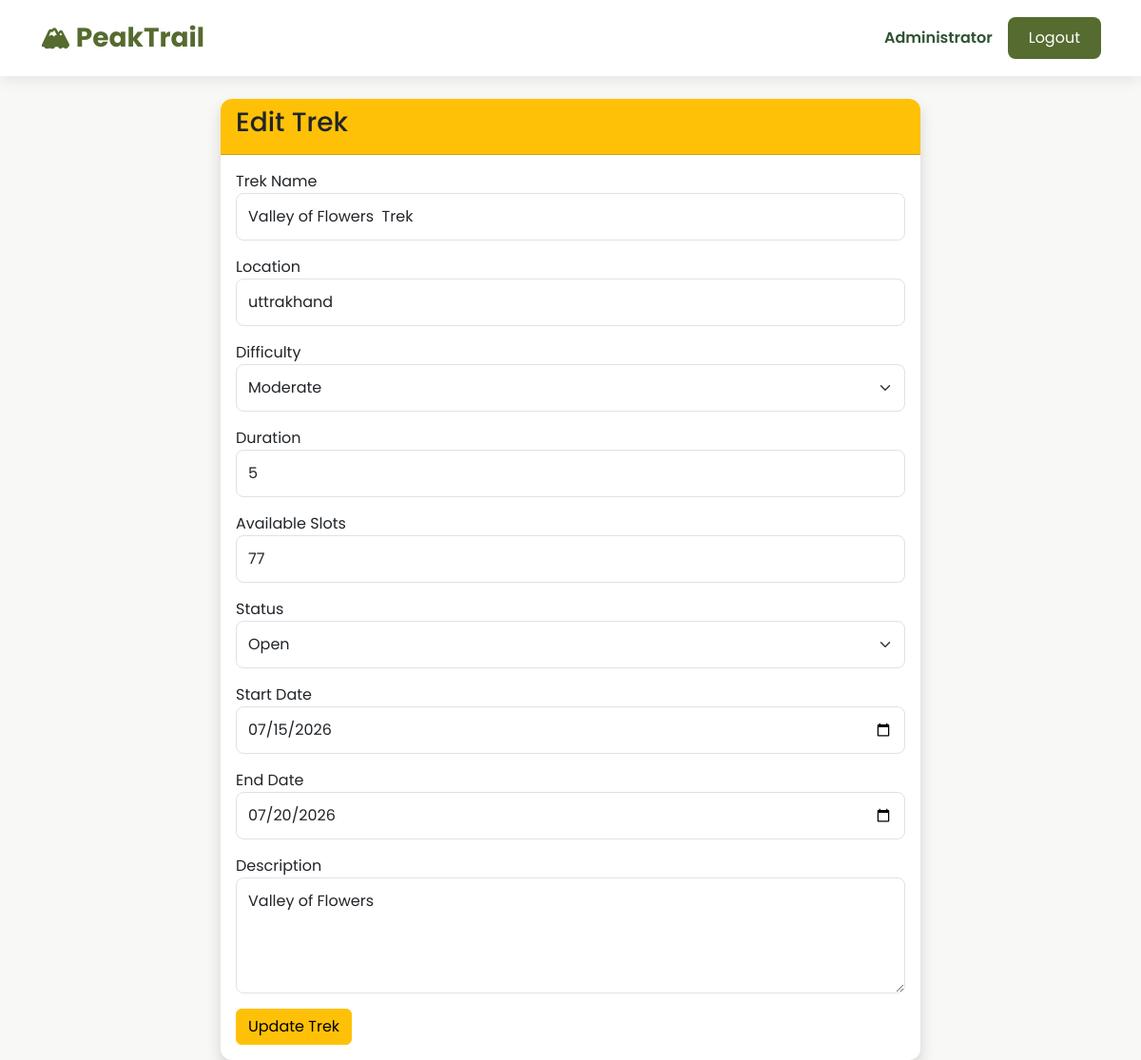
/admin/edit-trek/1 (signed in), run on the app's committed database.
### models/user.py (models this page shows, shortened)
class User(UserMixin, db.Model):
    __tablename__ = "users"
    id = db.Column(db.Integer, primary_key=True)
    name = db.Column(db.String(100), nullable=False)
    email = db.Column(db.String(120), unique=True, nullable=False)
    password = db.Column(db.String(255), nullable=False)
    role = db.Column(db.String(20), nullable=False)
    is_active = db.Column(db.Boolean, default=True)
    is_blacklisted = db.Column(db.Boolean, default=False)
    created_at = db.Column(db.DateTime, default=datetime.utcnow)
    bookings = db.relationship("Booking", backref="user", lazy=True)
    staff_profile = db.relationship(
        "StaffProfile",
        backref="user",
        uselist=False
    )

### models/trek.py (models this page shows, shortened)
class Trek(db.Model):
    __tablename__ = "treks"
    id = db.Column(db.Integer, primary_key=True)
    trek_name = db.Column(db.String(100), nullable=False)
    location = db.Column(db.String(100), nullable=False)
    image_url = db.Column(db.String(500))
    price = db.Column(
        db.Float,
        nullable=False,
        default=0
    )
    difficulty = db.Column(db.String(20), nullable=False)
    duration = db.Column(db.Integer, nullable=False)
    available_slots = db.Column(db.Integer, nullable=False)
    description = db.Column(db.Text)
    start_date = db.Column(db.Date, nullable=False)
    end_date = db.Column(db.Date, nullable=False)
    status = db.Column(
        db.String(20),
        default="Open"
    )
    assigned_staff_id = db.Column(
        db.Integer,
        db.ForeignKey("staff_profiles.id"),
        nullable=True
    )
    bookings = db.relationship(
        "Booking",
        backref="trek",
        lazy=True
    )

### routes/admin.py (the view, shortened to what this page needs)
@admin.route("/admin/edit-trek/<int:trek_id>", methods=["GET", "POST"])
@login_required
def edit_trek(trek_id):
    if not _admin_required():
        return redirect(url_for("home"))
    trek = Trek.query.get_or_404(trek_id)
    return render_template("admin/edit_trek.html", trek=trek)

### app.py (called while the page is built)
@login_manager.user_loader
def load_user(user_id):
    return User.query.get(int(user_id))

### routes/admin.py (called while the page is built)
def _admin_required():
    if current_user.role != "admin":
        flash("Access Denied!", "danger")
        return False
    return True

### templates/admin/edit_trek.html (shortened to what this page needs)
{% extends "base.html" %}
{% block content %}
<div class="row justify-content-center">
<div class="col-md-8">
<div class="card shadow">
<div class="card-header bg-warning">
<h3>Edit Trek</h3>
</div>
<div class="card-body">
<form method="POST">
<div class="mb-3">
<label>Trek Name</label>
<input
type="text"
class="form-control"
name="name"
value="{{ trek.trek_name }}"
required>
</div>
<div class="mb-3">
<label>Location</label>
<input
type="text"
class="form-control"
name="location"
value="{{ trek.location }}"
required>
</div>
<div class="mb-3">
<label>Difficulty</label>
<select
class="form-select"
name="difficulty">
<option {% if trek.difficulty=="Moderate" %}selected{% endif %}>Moderate</option>
</select>
</div>
<div class="mb-3">
<label>Duration</label>
<input
type="number"
class="form-control"
name="duration"
value="{{ trek.duration }}"
required>
</div>
<div class="mb-3">
<label>Available Slots</label>
<input
type="number"
class="form-control"
name="slots"
value="{{ trek.available_slots }}"
required>
</div>
<div class="mb-3">
<label>Status</label>
<select
class="form-select"
name="status">
<option {% if trek.status=="Open" %}selected{% endif %}>Open</option>
</select>
</div>
<div class="mb-3">
<label>Start Date</label>
<input
type="date"
class="form-control"
name="start_date"
value="{{ trek.start_date }}"
required>
</div>
<div class="mb-3">
<label>End Date</label>
<input
type="date"
class="form-control"
name="end_date"
value="{{ trek.end_date }}"
required>
</div>
<div class="mb-3">
<label>Description</label>
<textarea
class="form-control"
name="description"
rows="4">{{ trek.description }}</textarea>
</div>
<button
class="btn btn-warning">
Update Trek
</button>
</form>
</div>
</div>
</div>
</div>
{% endblock %}

### templates/base.html (shortened to what this page needs)
<!DOCTYPE html>
<html lang="en">
<head>
    <link href="https://cdn.jsdelivr.net/npm/bootstrap@5.3.3/dist/css/bootstrap.min.css" rel="stylesheet">
    <link rel="stylesheet" href="{{ url_for('static', filename='css/style.css') }}">
</head>
<body>
    <nav class="navbar navbar-expand-lg custom-navbar">
<div class="container">
{% if current_user.is_authenticated %}
    {% if current_user.role=="admin" %}
        <a class="navbar-brand fw-bold"
        href="{{ url_for('admin.dashboard') }}">
        🏔 PeakTrail
        </a>
    {% elif current_user.role=="staff" %}
        <a class="navbar-brand fw-bold"
        href="{{ url_for('staff.dashboard') }}">
        🏔 PeakTrail
        </a>
    {% elif current_user.role=="trekker" %}
        <a class="navbar-brand fw-bold"
        href="{{ url_for('trekker.dashboard') }}">
        🏔 PeakTrail
        </a>
    {% endif %}
{% else %}
<a class="navbar-brand fw-bold"
href="{{ url_for('auth.login') }}">
🏔 PeakTrail
</a>
{% endif %}
<div class="ms-auto d-flex align-items-center">
{% if current_user.is_authenticated %}
<span class="welcome-text">
{{ current_user.name }}
</span>
<a href="{{ url_for('auth.logout') }}"
class="btn btn-custom ms-3">
Logout
</a>
{% endif %}
</div>
</div>
</nav>
    <div class="container mt-4">
        {% block content %}
        {% endblock %}
    </div>
</body>
</html>

### static/css/style.css (style rules this page uses)
:root { --primary:#556B2F; --secondary:#2F5233; --accent:#F5F1E8; --background:#F8F8F6; --text:#2D2D2D; }
body { font-family:'Poppins',sans-serif; background:var(--background); color:var(--text); }
.custom-navbar { background:white; box-shadow:0 4px 15px rgba(0,0,0,.08); padding:14px; }
.navbar-brand { color:var(--primary)!important; font-size:28px; }
.welcome-text { font-weight:600; color:var(--secondary); }
.card { border:none; border-radius:12px; overflow:hidden; transition:.3s; box-shadow:0 5px 18px rgba(0,0,0,.08); }
.btn-custom { background:var(--primary); color:white; border:none; border-radius:8px; padding:10px 22px; transition:.3s; }
.form-control, .form-select { border-radius:8px; padding:12px; }

### data on the page
User: name "Administrator"
Trek: name "Valley of Flowers Trek", location "uttrakhand", difficulty "Moderate", duration "5", slots "77", status "Open", start_date "07/15/2026", end_date "07/20/2026", description "Valley of Flowers"
